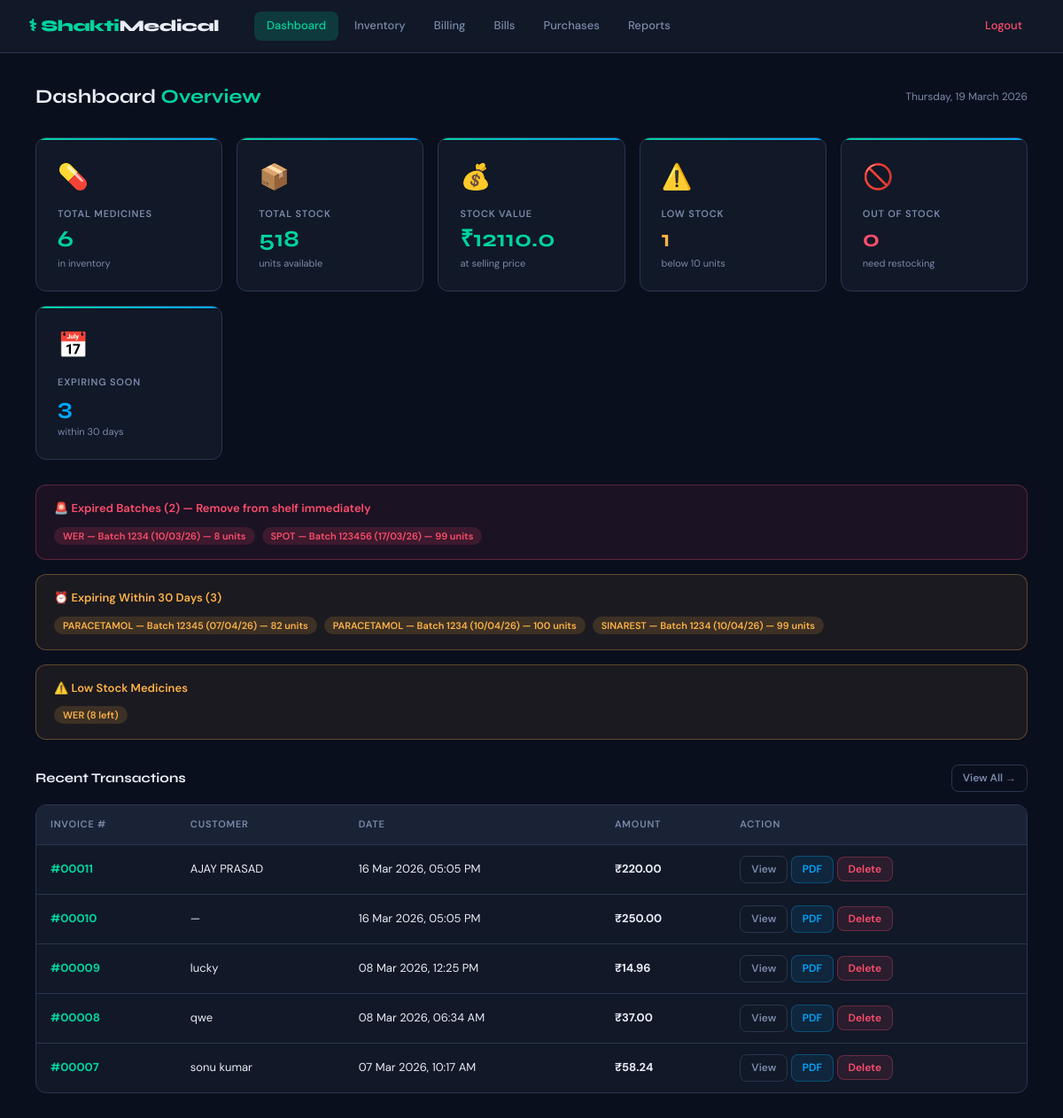
Page / (signed in) on the earlier database version.
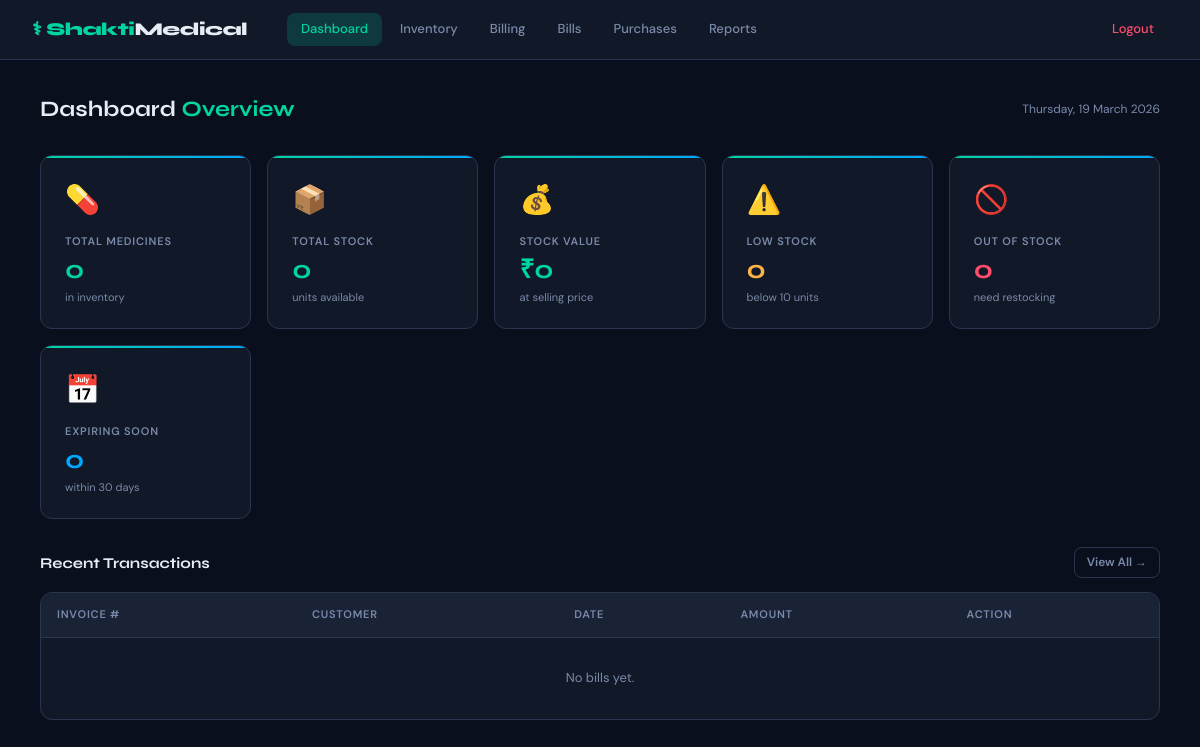
Same page on the later database version.
### app/models.py (models this page shows, shortened)
class MedicineBatch(db.Model):
    id = db.Column(db.Integer, primary_key=True)
    medicine_id = db.Column(db.Integer, db.ForeignKey('medicine.id'), nullable=False)
    batch_number = db.Column(db.String(100), nullable=False)
    expiry_date = db.Column(db.Date, nullable=False)
    quantity = db.Column(db.Integer, default=0)
    purchase_price = db.Column(db.Float, default=0)       # cost price of this batch
    supplier = db.Column(db.String(200))
    created_at = db.Column(db.DateTime, default=datetime.utcnow)

class Medicine(db.Model):
    id = db.Column(db.Integer, primary_key=True)
    name = db.Column(db.String(200), nullable=False, unique=True)
    company = db.Column(db.String(200))
    price = db.Column(db.Float, nullable=False)           # default selling price
    total_quantity = db.Column(db.Integer, default=0)     # sum of all batch quantities
    batches = db.relationship("MedicineBatch", backref="medicine", lazy=True,
                              cascade="all, delete-orphan")

class Bill(db.Model):
    id = db.Column(db.Integer, primary_key=True)
    total_amount = db.Column(db.Float, default=0)
    discount_percent = db.Column(db.Float, default=0)
    discount_amount = db.Column(db.Float, default=0)
    created_at = db.Column(db.DateTime, default=datetime.utcnow)
    customer_name = db.Column(db.String(200), default="")
    customer_phone = db.Column(db.String(20), default="")
    items = db.relationship("BillItem", backref="bill", lazy=True,
                            cascade="all, delete-orphan")

### app/routes.py (the view)
@main.route("/")
@login_required
def dashboard():
    medicines = Medicine.query.all()
    total_medicines = len(medicines)
    total_stock = sum(m.total_quantity for m in medicines)
    total_value = sum(m.total_quantity * m.price for m in medicines)
    low_stock = [m for m in medicines if 0 < m.total_quantity < 10]
    out_of_stock = [m for m in medicines if m.total_quantity == 0]
    today = date.today()
    expiring_batches = (MedicineBatch.query
                        .filter(MedicineBatch.quantity > 0)
                        .all())
    expiring_soon = [b for b in expiring_batches
                     if (b.expiry_date - today).days <= 30 and (b.expiry_date - today).days >= 0]
    expired = [b for b in expiring_batches if b.expiry_date < today]
    recent_bills = Bill.query.order_by(Bill.created_at.desc()).limit(5).all()
    return render_template(
        "dashboard.html",
        total_medicines=total_medicines,
        total_stock=total_stock,
        total_value=round(total_value, 2),
        low_stock=low_stock,
        out_of_stock=out_of_stock,
        expiring_soon=expiring_soon,
        expired=expired,
        recent_bills=recent_bills,
        today=today,
    )

### app/__init__.py (called while the page is built)
def create_app():
    app = Flask(__name__)
    app.config.from_object(Config)
    db.init_app(app)
    login_manager.init_app(app)
    login_manager.login_view = "main.login"
    from app.models import User
    @login_manager.user_loader
    def load_user(user_id):
        return User.query.get(int(user_id))
    from app.routes import main
    app.register_blueprint(main)
    with app.app_context():
        db.create_all()
    return app

### app/templates/dashboard.html (shortened to what this page needs)
{% extends "layout.html" %}
{% block content %}
<div class="page-header">
  <h1 class="page-title">Dashboard <span>Overview</span></h1>
  <span class="text-muted" style="font-size:12px;">{{ today.strftime('%A, %d %B %Y') }}</span>
</div>
<div class="stat-grid">
  <div class="stat-card">
    <span class="icon">💊</span>
    <div class="label">Total Medicines</div>
    <div class="value">{{ total_medicines }}</div>
    <div class="sub">in inventory</div>
  </div>
  <div class="stat-card">
    <span class="icon">📦</span>
    <div class="label">Total Stock</div>
    <div class="value">{{ total_stock }}</div>
    <div class="sub">units available</div>
  </div>
  <div class="stat-card">
    <span class="icon">💰</span>
    <div class="label">Stock Value</div>
    <div class="value">₹{{ total_value }}</div>
    <div class="sub">at selling price</div>
  </div>
  <div class="stat-card">
    <span class="icon">⚠️</span>
    <div class="label">Low Stock</div>
    <div class="value" style="color: var(--warning);">{{ low_stock|length }}</div>
    <div class="sub">below 10 units</div>
  </div>
  <div class="stat-card">
    <span class="icon">🚫</span>
    <div class="label">Out of Stock</div>
    <div class="value" style="color: var(--danger);">{{ out_of_stock|length }}</div>
    <div class="sub">need restocking</div>
  </div>
  <div class="stat-card">
    <span class="icon">📅</span>
    <div class="label">Expiring Soon</div>
    <div class="value" style="color: var(--info);">{{ expiring_soon|length }}</div>
    <div class="sub">within 30 days</div>
  </div>
</div>
{% if expired %}
<div class="alert-box danger">
  <h4>🚨 Expired Batches ({{ expired|length }}) — Remove from shelf immediately</h4>
  <ul>
    {% for b in expired %}
    <li><span class="badge-item danger">{{ b.medicine.name }} — Batch {{ b.batch_number }} ({{ b.expiry_date.strftime('%d/%m/%y') }}) — {{ b.quantity }} units</span></li>
    {% endfor %}
  </ul>
</div>
{% endif %}
{% if expiring_soon %}
<div class="alert-box warning">
  <h4>⏰ Expiring Within 30 Days ({{ expiring_soon|length }})</h4>
  <ul>
    {% for b in expiring_soon %}
    <li><span class="badge-item warning">{{ b.medicine.name }} — Batch {{ b.batch_number }} ({{ b.expiry_date.strftime('%d/%m/%y') }}) — {{ b.quantity }} units</span></li>
    {% endfor %}
  </ul>
</div>
{% endif %}
{% if low_stock %}
<div class="alert-box warning">
  <h4>⚠️ Low Stock Medicines</h4>
  <ul>
    {% for med in low_stock %}
    <li><span class="badge-item warning">{{ med.name }} ({{ med.total_quantity }} left)</span></li>
    {% endfor %}
  </ul>
</div>
{% endif %}
<div class="section-header">
  <span class="section-title">Recent Transactions</span>
  <a href="{{ url_for('main.all_bills') }}" class="btn btn-outline btn-sm">View All →</a>
</div>
<div class="table-wrap">
  <table>
    <thead>
      <tr>
        <th>Invoice #</th>
        <th>Customer</th>
        <th>Date</th>
        <th>Amount</th>
        <th>Action</th>
      </tr>
    </thead>
    <tbody>
      {% for bill in recent_bills %}
      <tr>
        <td><span class="text-accent fw-bold">#{{ "%05d"|format(bill.id) }}</span></td>
        <td>{{ bill.customer_name or '—' }}</td>
        <td>{{ bill.created_at.strftime('%d %b %Y, %I:%M %p') }}</td>
        <td class="fw-bold">₹{{ "%.2f"|format(bill.total_amount) }}</td>
        <td>
          <a href="{{ url_for('main.view_bill', bill_id=bill.id) }}" class="btn btn-outline btn-sm">View</a>
          <a href="{{ url_for('main.download_bill_pdf', bill_id=bill.id) }}" class="btn btn-pdf btn-sm" target="_blank">PDF</a>
          <form method="POST" action="{{ url_for('main.delete_bill', bill_id=bill.id) }}"
                style="display:inline;"
                onsubmit="return confirm('Delete Invoice #{{ '%05d'|format(bill.id) }}?')">
            <button type="submit" class="btn btn-danger btn-sm">Delete</button>
          </form>
        </td>
      </tr>
      {% else %}
      <tr><td colspan="5" style="text-align:center; padding:30px; color:var(--text-muted);">No bills yet.</td></tr>
      {% endfor %}
    </tbody>
  </table>
</div>
{% endblock %}

Differences in the rows shown:
removed MedicineBatch: medicine.name "WER", batch_number "1234", expiry_date "10/03/26", quantity "8", shown under "🚨 Expired Batches (2) — Remove from shelf immediately"
removed MedicineBatch: medicine.name "SPOT", batch_number "123456", expiry_date "17/03/26", quantity "99", shown under "🚨 Expired Batches (2) — Remove from shelf immediately"
removed MedicineBatch: medicine.name "PARACETAMOL", batch_number "12345", expiry_date "07/04/26", quantity "82", shown under "⏰ Expiring Within 30 Days (3)"
removed MedicineBatch: medicine.name "PARACETAMOL", batch_number "1234", expiry_date "10/04/26", quantity "100", shown under "⏰ Expiring Within 30 Days (3)"
removed MedicineBatch: medicine.name "SINAREST", batch_number "1234", expiry_date "10/04/26", quantity "99", shown under "⏰ Expiring Within 30 Days (3)"
removed Medicine: name "WER", total_quantity "8"
removed Bill: id "00011", customer_name "AJAY PRASAD", created_at "16 Mar 2026, 05:05 PM", total_amount "220.00"
removed Bill: id "00010", customer_name "—", created_at "16 Mar 2026, 05:05 PM", total_amount "250.00"
removed Bill: id "00009", customer_name "lucky", created_at "08 Mar 2026, 12:25 PM", total_amount "14.96"
removed Bill: id "00008", customer_name "qwe", created_at "08 Mar 2026, 06:34 AM", total_amount "37.00"
removed Bill: id "00007", customer_name "sonu kumar", created_at "07 Mar 2026, 10:17 AM", total_amount "58.24"
Other differences:
{{ total_medicines }}: "6" → "0"
{{ total_stock }}: "518" → "0"
{{ total_value }}: "12110.0" → "0"
{{ low_stock|length }}: "1" → "0"
{{ expiring_soon|length }}: "3" → "0"
{{ expired|length }}: "2" → (not shown)
{{ expiring_soon|length }}: "3" → (not shown)
text no longer shown: "🚨 Expired Batches ( ) — Remove from shelf immediately ⏰ Expiring Within 30 Days ( ) ⚠️ Low Stock Medicines"
text now shown: "No bills yet."
